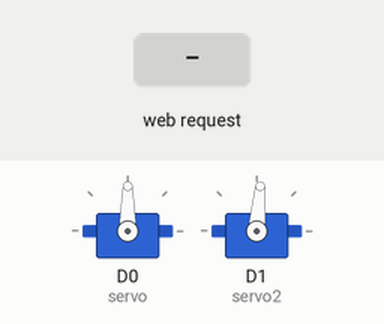
Recording of a sketch running on a simulated ESP8266 (NodeMCU). Parts: 2 × servo. The inputs (shaded band) are chosen by the test bench.

Above: at 1.2 s.
1.3 s: HTTP request GET /driving/?move=120 received
At 2.5 s:
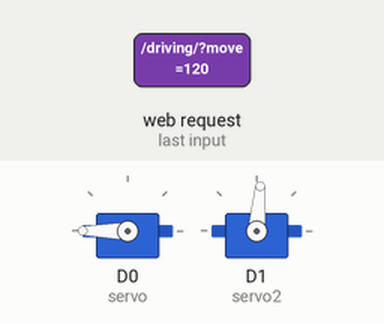
2.8 s: HTTP request GET /driving/ received
At 3.9 s:
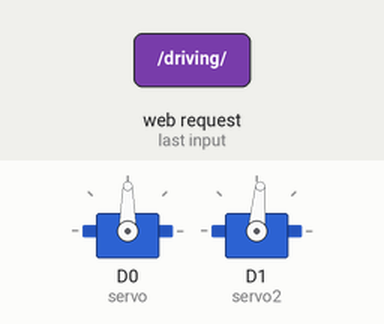
Timing chart, 0 to 5.8 s (numbered marks = the images above; inputs shaded):
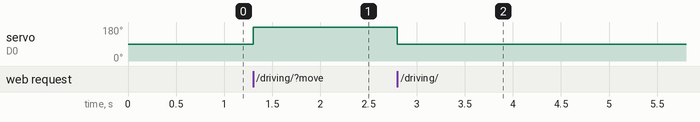

The sketch:

WifiShareWheelChairCodeCleaned.ino
```cpp
#include <Servo.h>
#include <ESP8266WiFi.h>
#include <ESP8266WebServer.h>
#include <ESP8266mDNS.h>

Servo servo, servo2;
int rest_servo = 90, rest_servo2 = 85;
int current_servo_delta = 0, current_servo2_delta = 0;
long value;

WiFiClient client;
ESP8266WebServer server(80);

const char* ssid = "WheelChair - MustShop Arduino";
const char* password = "88888888";


String checkClient (void) {
  while (!client.available()) delay(1);
  String request = client.readStringUntil('\r');
  server.send(200, "text/plain", "gucci!"); // \r\n
  //Serial.println("request " + String(request));
  request.remove(0, 5);
  request.remove(request.length() - 9, 9);
  return request;
}


String getValue(String data, char separator, int index) {
  int found = 0;
  int strIndex[] = { 0, -1 };
  int maxIndex = data.length() - 1;

  for (int i = 0; i <= maxIndex && found <= index; i++) {
    if (data.charAt(i) == separator || i == maxIndex) {
      found++;
      strIndex[0] = strIndex[1] + 1;
      strIndex[1] = (i == maxIndex) ? i + 1 : i;
    }
  }
  return found > index ? data.substring(strIndex[0], strIndex[1]) : "";
}

void handleRoot(){
  server.send(200, "text/plain", "ok");
}

void setAngles(int servo_delta, int servo2_delta) {
  servo.write(rest_servo + servo_delta);
  servo2.write(rest_servo2 + servo2_delta);
}

void handleDriving(){
  server.send(200, "text/plain", "ok");
  String data = server.arg("move");

  String str = getValue(data, '=', 0);
  value = str.toInt();
  if (isnan(value))
    value = current_servo_delta;
  current_servo_delta = value;

  str = getValue(data, '=', 1);
  value = str.toInt();
  if (isnan(value))
    value = current_servo_delta;
  current_servo2_delta = value;

  setAngles(current_servo_delta, current_servo2_delta);
}


void setup(void) {
  Serial.begin(9600);

  servo.attach(D0);
  servo2.attach(D1);
  setAngles(0, 0);

  boolean result = WiFi.softAP(ssid, password);

  server.on("/", handleRoot);
  server.on("/driving/", handleDriving);
  server.begin();
}

void loop() {
  server.handleClient();
}
```

Measured:
- after the input at 1.3 s, servo on D0 (servo): 90° → 180° at once
- after the input at 2.8 s, servo on D0 (servo): 180° → 90° at once
